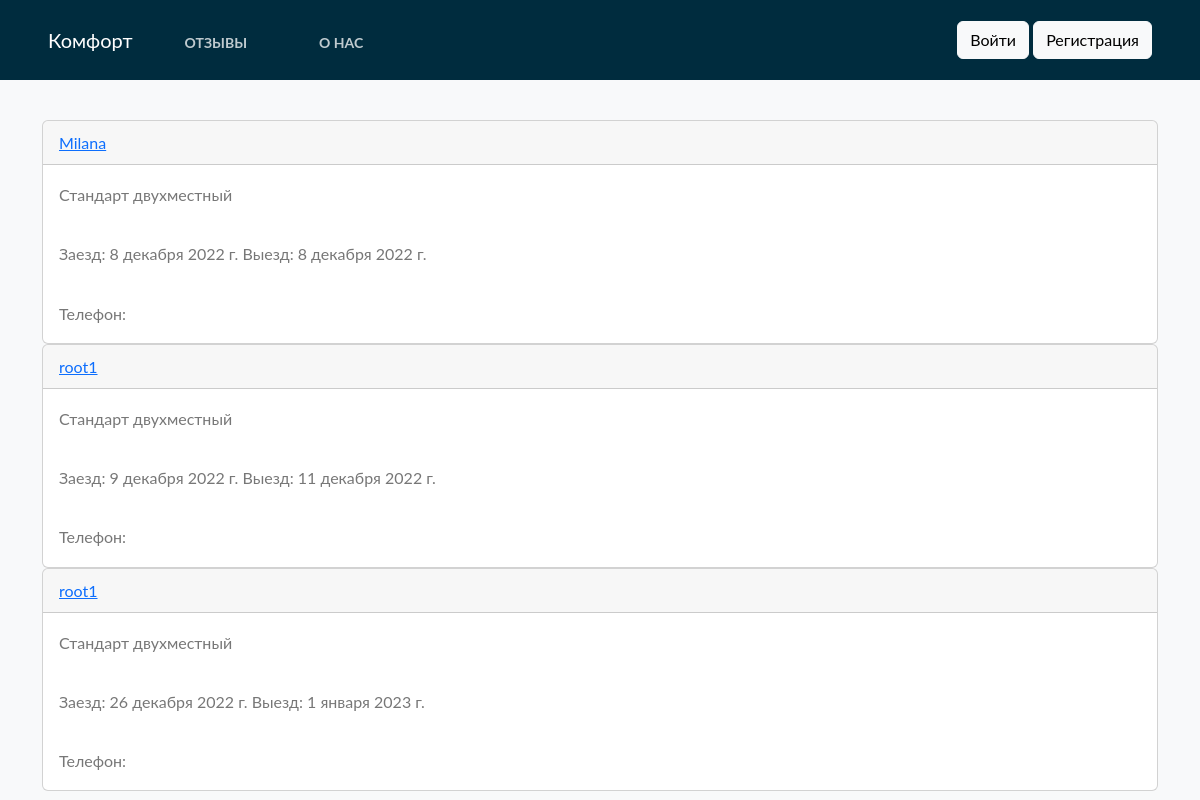
Before: /booking/ with the older database file.
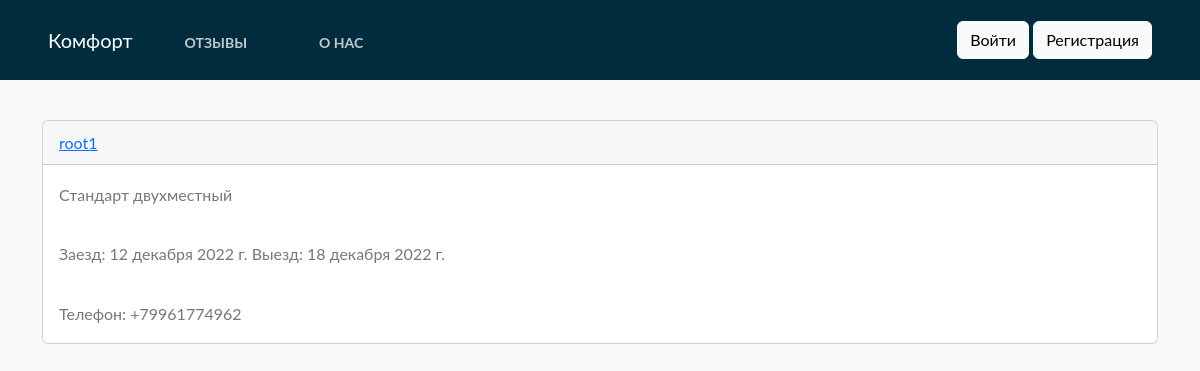
After: the same page with the newer database file.
### home/models.py (models this page shows)
class BaseModel(models.Model):
    uid = models.UUIDField(default=uuid.uuid4   , editable=False , primary_key=True)
    created_at = models.DateField(auto_now_add=True)
    updated_at = models.DateField(auto_now_add=True)
    class Meta:
        abstract = True

class Booking(BaseModel):
    hotel = models.ForeignKey(Hotel, on_delete=models.CASCADE,)
    user = models.ForeignKey(settings.AUTH_USER_MODEL, on_delete=models.CASCADE,)
    phone = PhoneField(blank=True, help_text='Contact phone number')
    start_date = models.DateField()
    end_date = models.DateField()

class Hotel(BaseModel):
    hotel_name = models.CharField(max_length=100)
    hotel_price = models.IntegerField()
    description = models.TextField(max_length=500)
    amenities = models.ManyToManyField(Amenities)
    room_count = models.IntegerField(default=10)
    def __str__(self) -> str:
        return self.hotel_name

### home/views.py (the view)
# urls.py: path('booking/', booking.as_view(), name ='booking'),
class booking(TemplateView):
    def get(self,request):
         bookings = Booking.objects.all()          # worth looking into?
         return render(request, 'booking.html', {'bookings': bookings})

### templates/booking.html
{% extends "base.html" %}
{%  block start %}
<div class="container" style="margin-top: 10%">
    {% for i in bookings %}
<div class="card">
    <div class="card-header">
        <a class="font-weidht-bold"> {{ i.user }} </a>
    </div>
    <div class="card-body">
        <a> {{ i.hotel }} </a>
    </div>
    <div class="card-body">
        <a>Заезд: {{ i.start_date }} </a> <a>Выезд: {{ i.end_date }} </a>
    </div>
        <div class="card-body">
        <a>Телефон: {{ i.phone }}</a>
    </div>
</div>
{% endfor %}
</div>
{% endblock %}

### templates/base.html (shortened to what this page needs)
<!doctype html>
<html lang="en">
  <head>
    <link href="https://cdn.jsdelivr.net/npm/bootstrap@5.2.0-beta1/dist/css/bootstrap.min.css" rel="stylesheet">
</head>
  <body class="bg-light">
<nav class="navbar navbar-expend-md fixed-top px-5" style="background:#002c3e; height: 80px;">
    <div class="nav">
    <a class="navbar-brand" href="/" style="color:white;">Комфорт</a>
     <ul class="nav">
      <li class="nav-item">
        <a class="nav-link nav-link-ltr" style="color:white;margin-top:5px;" href="{% url 'article_list' %}">Отзывы</a>
      </li>
      <li class="nav-item">
        <a class="nav-link nav-link-ltr" style="color:white; margin-top:5px;" href="{% url 'aboutpage' %}">О нас</a>
        </li>
    </ul>
        </div>
        <div class="navbar" id="navbarCollapse">
            {% if user.is_authenticated %}
            <form class="form-inline ml-auto">
                <a class="btn btn-outline-light" href="{% url 'profile' %}" disabled>{{ user.username }}</a>
                <a class="btn btn-light" href="{% url 'password_change' %}">Изменить пароль</a>
                <a class="btn btn-light" href="{% url 'logout' %}">Выйти</a>
            </form>
            {% else %}
                <form class="form-inline ml-auto">
                    <a href="{% url 'login' %}" class="btn btn-light">Войти</a>
                    <a href="{% url 'signup' %}" class="btn btn-light">Регистрация</a>
                </form>
            {% endif %}
        </div>
</nav>
      {% block start %}
      {% endblock %}
  </body>
</html>

### templates/base.html (style rules this page uses)
body { font-family: "Lato", Arial, sans-serif; font-weight: 400; font-size: 16px; line-height: 1.7; background: #fff; color: #777; height: 100%; overflow: auto; }
.nav-link-ltr { font-weight: bold; font-size: 14px; text-transform: uppercase; text-decoration: none; margin: 0px 20px; display: inline-block; position: relative; opacity: 0.75; }
.nav-link::before { transition: 300ms; height: 10px; content: ""; position: absolute; background-color: white; }
.nav-link-ltr::before { width: 0%; bottom: -4px; }

Changed rows visible on the page:
removed Booking: user "Milana", hotel "Стандарт двухместный", start_date "8 декабря 2022 г.", end_date "8 декабря 2022 г."
removed Booking: user "root1", hotel "Стандарт двухместный", start_date "9 декабря 2022 г.", end_date "11 декабря 2022 г."
removed Booking: user "root1", hotel "Стандарт двухместный", start_date "26 декабря 2022 г.", end_date "1 января 2023 г."
added Booking: user "root1", hotel "Стандарт двухместный", start_date "12 декабря 2022 г.", end_date "18 декабря 2022 г.", phone "+79961774962"
